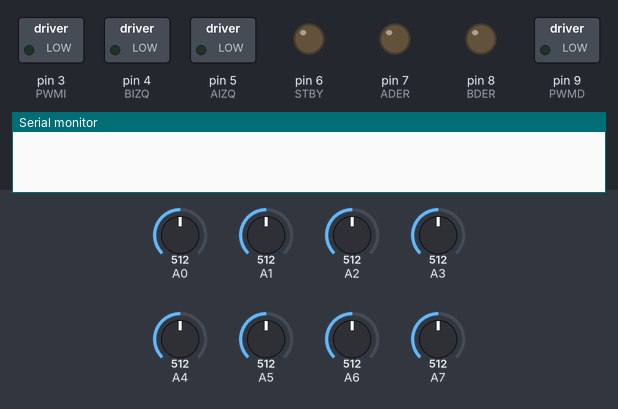
This sketch was run on a simulated Arduino Nano, built with avr-gcc and run on an emulated ATmega328P. Parts: switched loads named in the sketch (green lamp = pin HIGH), output pins drawn as LEDs (lit = HIGH), the last lines printed to the serial monitor. The test bench sets the inputs (shaded band); at power-on: A0 = 512, A1 = 512, A2 = 512, A3 = 512, A4 = 512, A5 = 512, A6 = 512, A7 = 512. Pins used as bus, display or sensor lines are not drawn.

Above: at 0.1 s.
At 4.6 s:
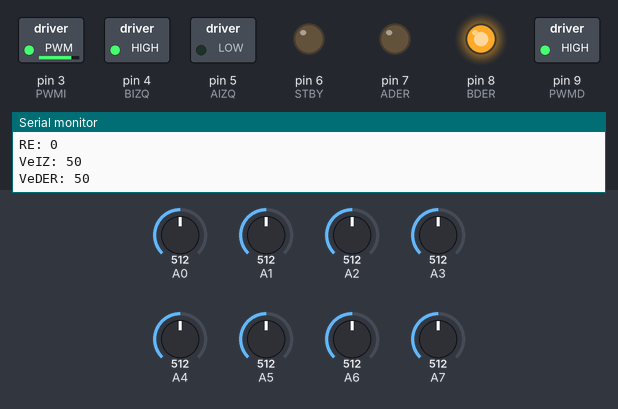
Timing chart, 0 to 6.1 s (numbered marks = the images above):
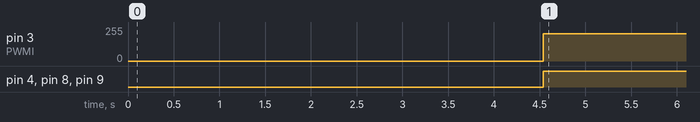

The sketch:

IKA-600-SLPID.A.SAMMY.ino
```cpp
#include <QTRSensors.h>
#include <Arduino.h>

#define PWMI 3       // PWM IZQUIERDO
#define AIZQ 5      // MOTOR IZQUIERDO 1
#define BIZQ 4     // MOTOR IZQUIERDO 2
#define PWMD 9    // PWM DERECHO
#define ADER 7   // MOTOR DERECHO 1
#define BDER 8  // MOTOR DERECHO 2
#define STBY 6 // stby

float KP = 0.01;    // Ganancia proporcional con 1.2 }
float KI = 0.0;    // Ganancia integral     con 1.3  } ya medio jalan
float KD = 0.00;  // Ganancia derivativa  con 2.0 }

int integral = 0;         // Suma de los errores anteriores (para el componente integral)
int pE = 0;              // Error de la iteración anterior (para el componente derivativo)
int pidOutput = 0;      // Salida del PID que ajustará la velocidad de los motores

int baseSpeed = 50;     // Velocidad base (0-255)
int maxSpeed = 150;    // Velocidad máxima


int error = 0;
uint16_t  position=0;
QTRSensors qtr;

const uint8_t SensorCount = 8;
uint16_t sensorValues[SensorCount];

void setup() {

entradasTB66();
calibracion();
}

void loop() {
     position = qtr.readLineBlack(sensorValues); //Use (White) if the line is white instead


          for (uint8_t i = 0; i < SensorCount; i++) {     // It commented because bring the sensor values, that´s unnecesary for the moment
           Serial.print(sensorValues[i]);
           Serial.print("    ");
         }
         Serial.println();
         Serial.print("Posicion: ");
         Serial.print(position);
         Serial.println();
         delay(500);
         int P=(position/10);
error=P-350;
int E=error/100;

Serial.print("P: ");
         Serial.print(P);
           Serial.println();
         Serial.print("Error: ");

Serial.print(error);

Serial.println();
 Serial.print("Error 2: ");
Serial.print(E);
Serial.println();

integral += error;
       int derivative = error - pE;
       int output = (KP * error) + (KI * integral) + (KD * derivative);
       int RE=(output);
       pE = error;

Serial.print("PE: ");
Serial.print(pE);
Serial.println();
Serial.print("Output: ");
Serial.print(output);
Serial.println();
Serial.print("RE: ");
Serial.print(RE);
Serial.println();

 int IZQS = constrain (baseSpeed +RE,0,maxSpeed);
  int DERS = constrain (baseSpeed - RE,0,maxSpeed);

  Serial.print("VeIZ: ");
Serial.print(IZQS);
Serial.println();
Serial.print("VeDER: ");
Serial.print(DERS);
Serial.println();

motores(IZQS,DERS);

}

void motores (int izq, int der){
  if (izq==0){
    digitalWrite(AIZQ,HIGH);
    digitalWrite(BIZQ,LOW);}
    else{
    digitalWrite(AIZQ,LOW);
    digitalWrite(BIZQ,HIGH);
  izq= -izq;

  }
  analogWrite(PWMI, izq);
  if (der==0){
    digitalWrite(ADER,HIGH);
    digitalWrite(BDER,LOW);}
    else{
    digitalWrite(ADER,LOW);
    digitalWrite(BDER,HIGH);
  der= -der;

  }
  analogWrite(PWMD, der);

  }

void calibracion () {
    // configure the sensors
  qtr.setTypeAnalog();
  qtr.setSensorPins((const uint8_t[]){A7, A6, A5, A4, A3, A2, A1, A0}, SensorCount);
  qtr.setEmitterPin(13);

  delay(500);
  pinMode(LED_BUILTIN, OUTPUT);
  digitalWrite(LED_BUILTIN, HIGH); // turn on Arduino's LED to indicate we are in calibration mode

  // analogRead() takes about 0.1 ms on an AVR.
  // 0.1 ms per sensor * 4 samples per sensor read (default) * 6 sensors
  // * 10 reads per calibrate() call = ~24 ms per calibrate() call.
  // Call calibrate() 400 times to make calibration take about 10 seconds.
  for (uint16_t i = 0; i < 100; i++)
  {
    qtr.calibrate();
  }
  digitalWrite(LED_BUILTIN, LOW); // turn off Arduino's LED to indicate we are through with calibration

  // print the calibration minimum values measured when emitters were on
  Serial.begin(9600);
  for (uint8_t i = 0; i < SensorCount; i++)
  {
    Serial.print(qtr.calibrationOn.minimum[i]);
    Serial.print(' ');
  }
  Serial.println();

  // print the calibration maximum values measured when emitters were on
  for (uint8_t i = 0; i < SensorCount; i++)
  {
    Serial.print(qtr.calibrationOn.maximum[i]);
    Serial.print(' ');
  }
  Serial.println();
  Serial.println();
  delay(1000);
  }
void entradasTB66(){
      pinMode(PWMI,OUTPUT);
      pinMode(AIZQ,OUTPUT);
      pinMode(BIZQ,OUTPUT);
      pinMode(PWMD,OUTPUT);
      pinMode(ADER,OUTPUT);
      pinMode(BDER,OUTPUT);
      pinMode(STBY,OUTPUT);
}
```

Measured:
- by itself, pin 3 (PWMI): 0/255 → 206/255 at 4.5 s
- by itself, pin 4 (BIZQ), pin 8 (BDER), pin 9 (PWMD): LOW → HIGH at 4.5 s
